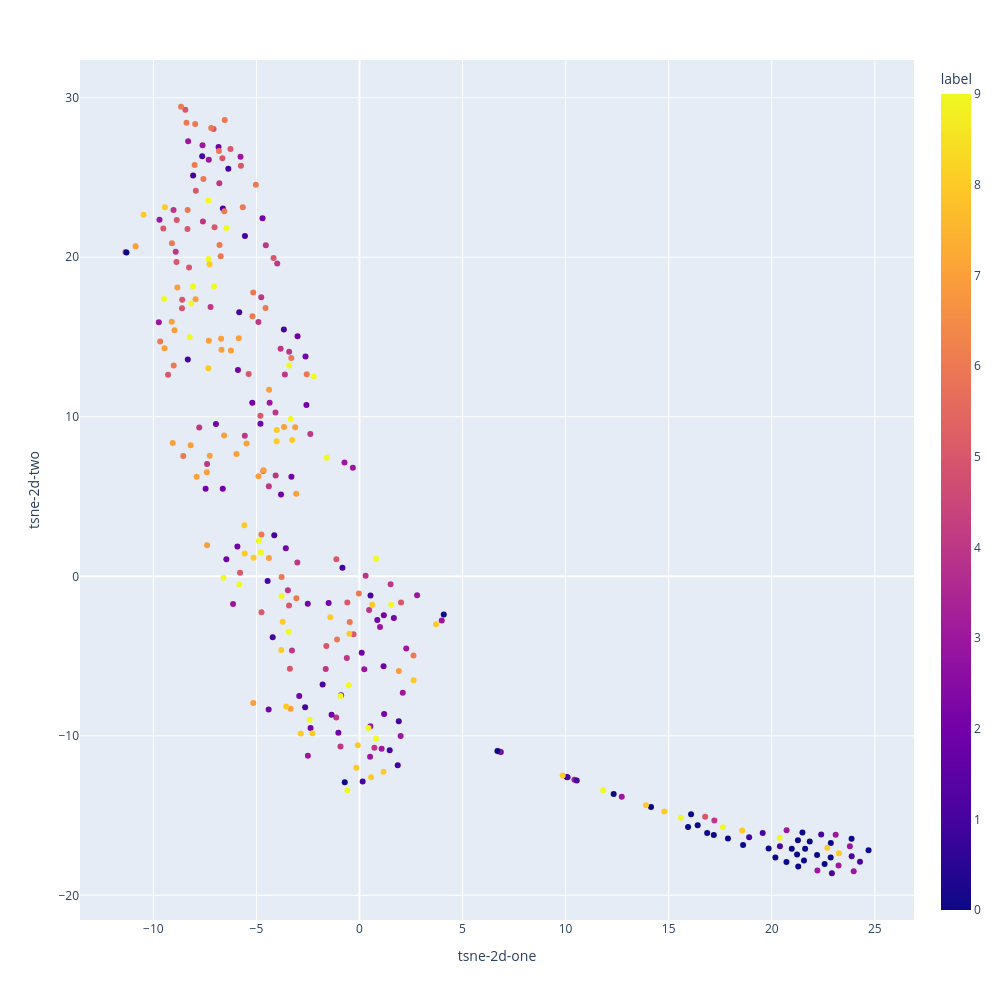

Notebook source saved alongside this figure:
### Code cell
import plotly.express as px

# relabel to be easier to see in t-SNE visualization
label = []
idx = 0
id2label = dict()
for identity in identities:
    identity = int(identity)
    if identity not in id2label:
        id2label[identity] = idx
        idx += 1
    label.append(id2label[identity])

df_subset = pd.DataFrame({"label": label})

df_subset["tsne-2d-one"] = tsne_result[:, 0]
df_subset["tsne-2d-two"] = tsne_result[:, 1]

fig = px.scatter(
    df_subset, x="tsne-2d-one", y="tsne-2d-two", color="label", height=1000, width=1000
)
fig.show()

### Figure 1 — Plotly figure (JSON) as saved in the notebook; plotly's stock layout.template omitted (floating-point values rounded to 4 significant figures; data arrays with more than 128 entries replaced by an {"elided": "..."} marker saying what was removed)
{"data": [{"hovertemplate": "tsne-2d-one=%{x}<br>tsne-2d-two=%{y}<br>label=%{marker.color}<extra></extra>", "legendgroup": "", "marker": {"color": {"elided": "301 int values"}, "coloraxis": "coloraxis", "symbol": "circle"}, "mode": "markers", "name": "", "orientation": "v", "showlegend": false, "type": "scatter", "x": {"elided": "301 float values"}, "xaxis": "x", "y": {"elided": "301 float values"}, "yaxis": "y"}], "layout": {"coloraxis": {"colorbar": {"title": {"text": "label"}}, "colorscale": [[0, "#0d0887"], [0.1111, "#46039f"], [0.2222, "#7201a8"], [0.3333, "#9c179e"], [0.4444, "#bd3786"], [0.5556, "#d8576b"], [0.6667, "#ed7953"], [0.7778, "#fb9f3a"], [0.8889, "#fdca26"], [1, "#f0f921"]]}, "height": 1000, "legend": {"tracegroupgap": 0}, "margin": {"t": 60}, "width": 1000, "xaxis": {"anchor": "y", "domain": [0, 1], "title": {"text": "tsne-2d-one"}}, "yaxis": {"anchor": "x", "domain": [0, 1], "title": {"text": "tsne-2d-two"}}}}
